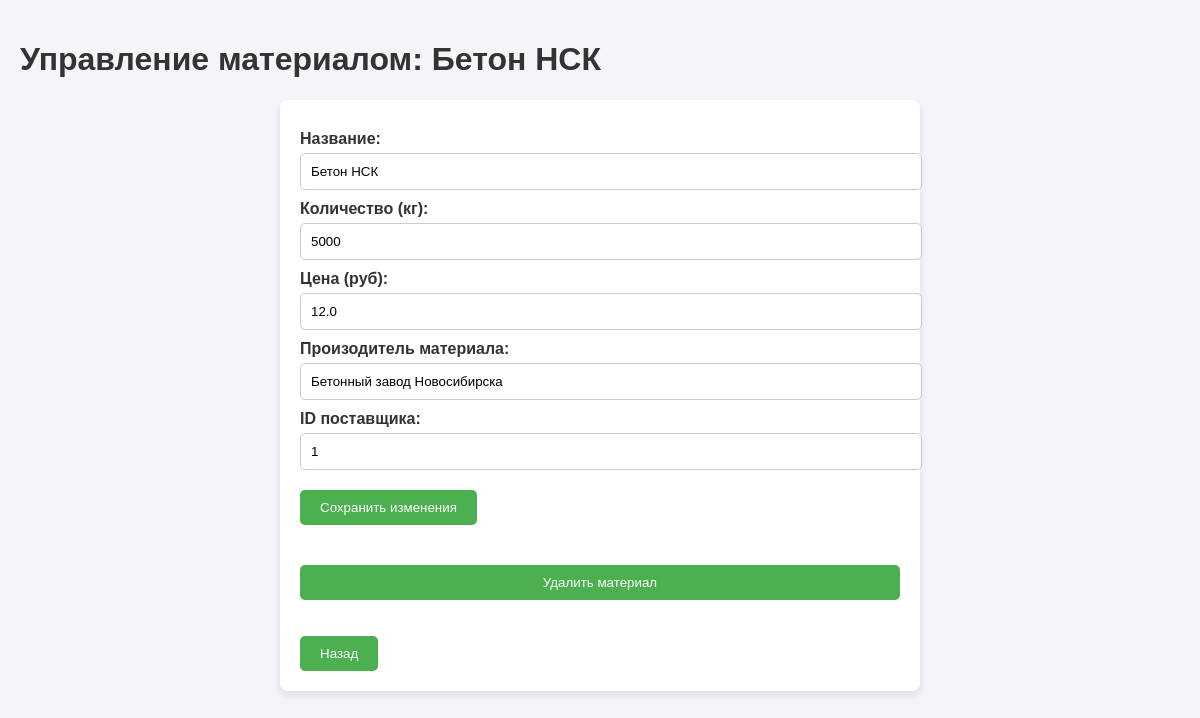
Screenshot of /material/1 (signed in) with the database file from the repository.
### tables this page shows
CREATE TABLE materials (
                id INTEGER PRIMARY KEY AUTOINCREMENT,
                name TEXT NOT NULL,
                quantity INTEGER NOT NULL,
                price REAL NOT NULL,
                manufacturer TEXT NOT NULL,
                supplier_id INTEGER,
                FOREIGN KEY (supplier_id) REFERENCES suppliers(id) ON DELETE SET NULL
            );

### main.py (the view, shortened to what this page needs)
@app.route("/material/<int:material_id>", methods=["GET", "POST", "DELETE"])
@login_required
def manage_material(material_id):
    material = MaterialTable.get_by_id(material_id)
    if not material:
        return "Материал не найден", 404
    if request.method == "POST" and request.form.get("_method") == "DELETE":
        request.method = "DELETE"
    if request.method == "DELETE":
        MaterialTable.delete(material_id)
        return redirect(url_for("manage_materials"))
    return render_template("manage_material.html", material=material)

### active_record.py (called while the page is built)
    @staticmethod
    def connect():
        conn = sqlite3.connect(DB_PATH)
        conn.row_factory = sqlite3.Row
        return conn

    @staticmethod
    def from_row(row):
        return Material(
            id=row["id"], name=row["name"], quantity=row["quantity"],
            price=row["price"], manufacturer=row["manufacturer"], supplier_id=row["supplier_id"]
        )

    @staticmethod
    def get_by_id(material_id):
        conn = Material.connect()
        cursor = conn.cursor()
        cursor.execute("SELECT * FROM materials WHERE id = ?", (material_id,))
        row = cursor.fetchone()
        conn.close()
        return Material.from_row(row) if row else None

    @staticmethod
    def from_row(row):
        if len(row) == 4:
            return User(
                id=row[0],
                username=row[1],
                password=row[2],
                desc=row[3]
            )
        return None

    @classmethod
    def get_by_id(cls, user_id):
        conn = User.connect()
        cursor = conn.cursor()
        cursor.execute("SELECT * FROM users WHERE id = ?", (user_id,))
        row = cursor.fetchone()
        conn.close()
        return User.from_row(row) if row else None

### main.py (called while the page is built)
@login_manager.user_loader
def load_user(user_id):
    return UserTable.get_by_id(user_id)

### table_module.py (called while the page is built)
    @staticmethod
    def get_by_id(material_id):
        return Material.get_by_id(material_id)

    @staticmethod
    def get_by_id(user_id):
        return User.get_by_id(user_id)

### templates/manage_material.html (shortened to what this page needs)
<!DOCTYPE html>
<html lang="ru">
<head>
</head>
<body>
<h1>Управление материалом: {{ material.name }}</h1>
<div class="form-container">
    <form method="POST">
        <label for="name">Название:</label>
        <input type="text" id="name" name="name" value="{{ material.name }}" required>
        <label for="quantity">Количество (кг):</label>
        <input type="number" id="quantity" name="quantity" value="{{ material.quantity }}" required>
        <label for="price">Цена (руб):</label>
        <input type="number" step="0.01" id="price" name="price" value="{{ material.price }}" required>
        <label for="manufacturer">Произодитель материала:</label>
        <input type="text" id="manufacturer" name="manufacturer" value="{{ material.manufacturer }}" required>
        <label for="supplier_id">ID поставщика:</label>
        <input type="number" id="supplier_id" name="supplier_id" value="{{ material.supplier_id }}" required>
        <button type="submit">Сохранить изменения</button>
    </form>
    <form action="{{ url_for('manage_material', material_id=material.id) }}" method="POST" style="margin-top: 20px;">
        <button type="submit" class="delete-btn">Удалить материал</button>
    </form>
        <button type="submit" onclick="window.location.href='{{ url_for('index') }}'">Назад</button>
</div>
</body>
</html>

### templates/manage_material.html (style rules this page uses)
body { font-family: Arial, sans-serif; margin: 0; padding: 20px; background-color: #f4f4f9; }
h1 { color: #333; }
.form-container { background-color: #fff; padding: 20px; border-radius: 8px; box-shadow: 0 4px 8px rgba(0, 0, 0, 0.1); max-width: 600px; margin: 0 auto; }
.form-container label { display: block; margin-top: 10px; font-weight: bold; color: #333; }
.form-container input { width: 100%; padding: 10px; margin-top: 5px; border: 1px solid #ccc; border-radius: 5px; }
.form-container button { background-color: #4CAF50; color: white; padding: 10px 20px; border: none; border-radius: 5px; cursor: pointer; margin-top: 20px; }
.delete-btn { background-color: #f44336; margin-top: 10px; width: 100%; }

### rows the page displays
materials: name "Бетон НСК", quantity "5000", price "12.0", manufacturer "Бетонный завод Новосибирска", supplier_id "1"
